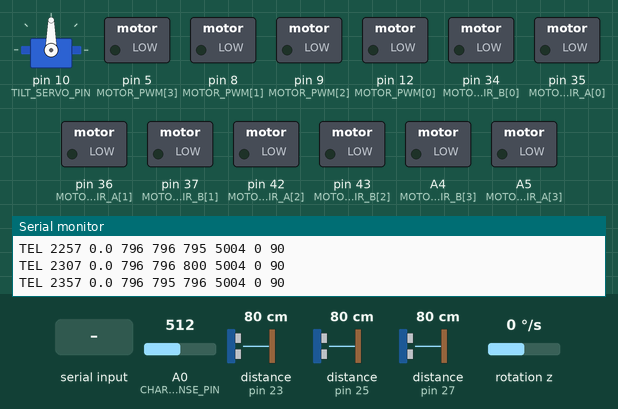
A sketch run on a simulated Arduino Mega 2560, built with avr-gcc and run on an emulated ATmega2560. Shown: servo, switched loads named in the sketch (green lamp = pin HIGH), the last lines printed to the serial monitor. Wiring (inferred from the names in the program): 3 × ultrasonic range finder: trigger pin 22, echo pin 23 / trigger pin 24, echo pin 25 / trigger pin 26, echo pin 27; MPU-6050 motion sensor at I2C address 0x68. The test bench sets the inputs (shaded band); at power-on: A0 (CHARGE_SENSE_PIN) = 512, distance to the obstacle (sensors on pin 23, pin 25, pin 27) 80 cm, rotation z 0 °/s. The echo pulse lasts 58.3 µs per cm; pins used as bus, display or sensor lines are not drawn.

Above: at 2.4 s.
2.5 s: "TILT 1\n" received over Serial
At 2.95 s:
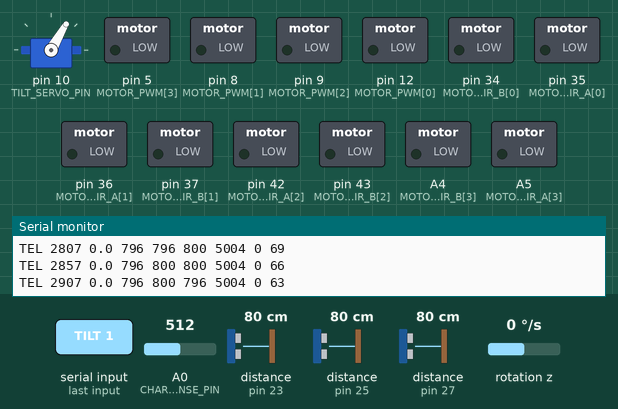
At 5.1 s:
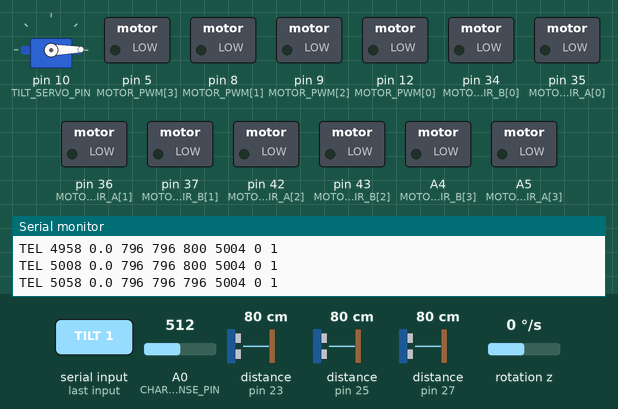
5.5 s: "VEL 1\n" received over Serial
At 6.3 s:
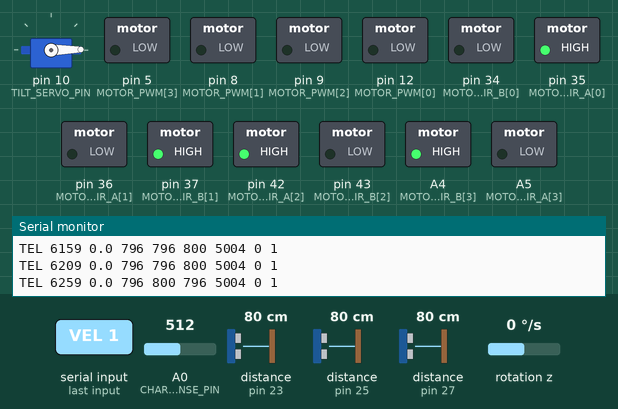
Timing chart, 0 to 8.5 s (numbered marks = the images above; inputs shaded):
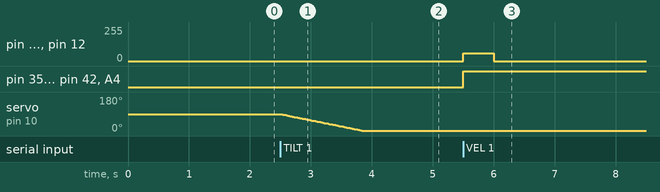

Measured:
- after the input at 2.5 s, servo on pin 10 (TILT_SERVO_PIN): moves from 90° to 1° over 1.3 s, starting at once
- after the input at 5.5 s, pin 5 (MOTOR_PWM[3]), pin 8 (MOTOR_PWM[1]), pin 9 (MOTOR_PWM[2]), pin 12 (MOTOR_PWM[0]): 0/255 → 60/255 at once, → 0/255 0.50 s later; pin 35 (MOTOR_DIR_A[0]), pin 37 (MOTOR_DIR_B[1]), pin 42 (MOTOR_DIR_A[2]), A4 (MOTOR_DIR_B[3]): LOW → HIGH at once

The sketch:

lab_assistant_mega.ino
```cpp
// Arduino Mega firmware for the self-driving lab assistant.
// The Mega drives the motors and reads the sensors; all decisions are made on the Jetson.
// Line protocol over USB serial: see docs/lab_assistant_protocol.md.
// (docs/serial_protocol.md is the core sketch's CORE1 protocol, not this one.)

#include "config.h"
#include "motors.h"
#include "motion.h"
#include "ultrasonic.h"
#include "imu.h"
#include "tilt_servo.h"
#include "charger.h"

static char lineBuf[64];
static uint8_t lineLen = 0;
static unsigned long lastTelemetryMs = 0, lastPingMs = 0;

static float nextFloat() {
  char* tok = strtok(NULL, " ");
  return tok ? atof(tok) : 0.0;
}

static void handleCommand(char* line) {
  char* cmd = strtok(line, " ");
  if (!cmd) return;
  unsigned long now = millis();

  if (!strcmp(cmd, "VEL")) {  // no reply: sent ~10 times a second
    float vx = nextFloat(), vy = nextFloat(), wz = nextFloat();
    motionSetVelocity(vx, vy, wz, now);
  } else if (!strcmp(cmd, "TURN")) {
    motionTurn(nextFloat(), now);
    Serial.println(F("OK TURN"));
  } else if (!strcmp(cmd, "HOLD")) {
    motionHold(nextFloat());
    Serial.println(F("OK HOLD"));
  } else if (!strcmp(cmd, "STOP")) {
    motionStop();
    Serial.println(F("OK STOP"));
  } else if (!strcmp(cmd, "TILT")) {
    tiltSet((int)nextFloat());
    Serial.println(F("OK TILT"));
  } else if (!strcmp(cmd, "ZERO")) {
    imuZero();
    motionHold(0);
    Serial.println(F("OK ZERO"));
  } else if (!strcmp(cmd, "CAL")) {
    motionStop();
    imuCalibrate();
    Serial.println(F("OK CAL"));
  } else if (!strcmp(cmd, "PING")) {
    Serial.println(F("PONG"));
  } else {
    Serial.print(F("ERR UNKNOWN "));
    Serial.println(cmd);
  }
}

static void readSerial() {
  while (Serial.available()) {
    char c = Serial.read();
    if (c == '\r') continue;
    if (c == '\n') {
      lineBuf[lineLen] = '\0';
      handleCommand(lineBuf);
      lineLen = 0;
    } else if (lineLen < sizeof(lineBuf) - 1) {
      lineBuf[lineLen++] = c;
    } else {
      lineLen = 0;  // overlong line: drop it
      Serial.println(F("ERR OVERFLOW"));
    }
  }
}

static void sendTelemetry(unsigned long now) {
  // TEL <t_ms> <heading_deg> <front_mm> <left_mm> <right_mm> <charge_mv> <turning> <tilt_deg>
  Serial.print(F("TEL "));
  Serial.print(now);
  Serial.print(' ');
  Serial.print(imuHeadingDeg(), 1);
  Serial.print(' ');
  Serial.print(ultrasonicMm(US_FRONT));
  Serial.print(' ');
  Serial.print(ultrasonicMm(US_LEFT));
  Serial.print(' ');
  Serial.print(ultrasonicMm(US_RIGHT));
  Serial.print(' ');
  Serial.print(chargerMv());
  Serial.print(' ');
  Serial.print(motionTurning() ? 1 : 0);
  Serial.print(' ');
  Serial.println(tiltCurrentDeg());
}

void setup() {
  Serial.begin(SERIAL_BAUD);
  motorsBegin();
  ultrasonicBegin();
  tiltBegin();
  chargerBegin();
  if (!imuBegin()) Serial.println(F("ERR IMU_NOT_FOUND"));
  motionBegin(imuHeadingDeg());
  Serial.println(F("READY"));
}

void loop() {
  unsigned long now = millis();
  readSerial();
  imuUpdate();

  if (now - lastPingMs >= US_PERIOD_MS) {
    lastPingMs = now;
    ultrasonicUpdate();
  }

  switch (motionUpdate(imuHeadingDeg(), now)) {
    case MOTION_TURN_DONE: Serial.println(F("DONE TURN")); break;
    case MOTION_TURN_TIMEOUT: Serial.println(F("ERR TURN_TIMEOUT")); break;
    case MOTION_WATCHDOG: Serial.println(F("ERR WATCHDOG")); break;
    default: break;
  }

  tiltUpdate(now);

  if (now - lastTelemetryMs >= TELEMETRY_PERIOD_MS) {
    lastTelemetryMs = now;
    sendTelemetry(now);
  }
}
```

charger.cpp
```cpp
#include "charger.h"
#include "config.h"

void chargerBegin() { pinMode(CHARGE_SENSE_PIN, INPUT); }

uint16_t chargerMv() {
  return (uint16_t)(analogRead(CHARGE_SENSE_PIN) * (5000.0 / 1023.0) * CHARGE_DIVIDER_RATIO);
}
```

charger.h
```cpp
// Module 3: wireless charging receiver. The Jetson treats a high reading as "on the coil".
#pragma once
#include <Arduino.h>

void chargerBegin();
uint16_t chargerMv();  // receiver output voltage in mV
```

imu.cpp
```cpp
#include "imu.h"
#include "config.h"
#include <Wire.h>

static const float LSB_PER_DPS = 131.0;  // +-250 deg/s full scale
static float biasZ = 0;
static float heading = 0;
static unsigned long lastUs = 0;

static void writeReg(uint8_t reg, uint8_t value) {
  Wire.beginTransmission(IMU_ADDR);
  Wire.write(reg);
  Wire.write(value);
  Wire.endTransmission();
}

static int16_t readGyroZRaw() {
  Wire.beginTransmission(IMU_ADDR);
  Wire.write(0x47);  // GYRO_ZOUT_H
  Wire.endTransmission(false);
  Wire.requestFrom((uint8_t)IMU_ADDR, (uint8_t)2);
  int16_t hi = Wire.read();
  int16_t lo = Wire.read();
  return (hi << 8) | lo;
}

bool imuBegin() {
  Wire.begin();
  Wire.setClock(400000);
  Wire.beginTransmission(IMU_ADDR);
  Wire.write(0x6B);  // PWR_MGMT_1: wake up
  Wire.write(0);
  if (Wire.endTransmission() != 0) return false;
  writeReg(0x1B, 0x00);  // GYRO_CONFIG: +-250 deg/s
  writeReg(0x1A, 0x03);  // CONFIG: ~44 Hz low-pass filter
  delay(100);
  imuCalibrate();
  return true;
}

void imuCalibrate() {
  long sum = 0;
  for (int i = 0; i < GYRO_CAL_SAMPLES; i++) {
    sum += readGyroZRaw();
    delay(2);
  }
  biasZ = (float)sum / GYRO_CAL_SAMPLES;
  lastUs = micros();
}

void imuUpdate() {
  unsigned long now = micros();
  float dt = (now - lastUs) * 1e-6;
  lastUs = now;
  float rate = IMU_SIGN * (readGyroZRaw() - biasZ) / LSB_PER_DPS;
  if (fabs(rate) < GYRO_DEADBAND_DPS) rate = 0;  // limits drift while parked
  heading += rate * dt;
}

void imuZero() { heading = 0; }

float imuHeadingDeg() { return heading; }
```

imu.h
```cpp
// Module 1: MPU6050 gyroscope, integrated into a heading (deg, counter-clockwise positive).
#pragma once
#include <Arduino.h>

bool imuBegin();       // false if the MPU6050 does not answer on I2C
void imuCalibrate();   // measures gyro bias, the robot must be still
void imuUpdate();      // call every loop
void imuZero();
float imuHeadingDeg(); // not wrapped: keeps counting past +-180
```

motion.cpp
```cpp
#include "motion.h"
#include "motors.h"
#include "config.h"

static float cmdVx = 0, cmdVy = 0, cmdWz = 0;
static float holdTarget = 0;  // the heading is always held unless the Jetson asks to rotate
static bool turning = false;
static bool stopped = true;   // stopped by STOP or the watchdog, until the next VEL
static unsigned long lastVelMs = 0, turnStartMs = 0;

static float clampf(float v, float lo, float hi) { return v < lo ? lo : (v > hi ? hi : v); }

void motionBegin(float heading) {
  holdTarget = heading;
  motorsStop();
}

void motionSetVelocity(float vx, float vy, float wz, unsigned long now) {
  if (turning) return;  // the Jetson waits for DONE TURN before driving again
  cmdVx = vx;
  cmdVy = vy;
  cmdWz = wz;
  lastVelMs = now;
  stopped = false;
}

void motionHold(float headingDeg) { holdTarget = headingDeg; }

void motionTurn(float relDeg, unsigned long now) {
  cmdVx = cmdVy = cmdWz = 0;
  holdTarget += relDeg;  // after the turn the robot keeps holding the new heading
  turning = true;
  turnStartMs = now;
}

void motionStop() {
  cmdVx = cmdVy = cmdWz = 0;
  turning = false;
  stopped = true;
  motorsStop();
}

bool motionTurning() { return turning; }

MotionEvent motionUpdate(float heading, unsigned long now) {
  float err = holdTarget - heading;

  if (turning) {
    if (fabs(err) < TURN_TOLERANCE_DEG) {
      turning = false;
      stopped = true;
      motorsStop();
      return MOTION_TURN_DONE;
    }
    if (now - turnStartMs > TURN_TIMEOUT_MS) {
      turning = false;
      stopped = true;
      holdTarget = heading;
      motorsStop();
      return MOTION_TURN_TIMEOUT;
    }
    float rate = clampf(HEADING_KP * err, -TURN_MAX_RATE, TURN_MAX_RATE);
    if (fabs(rate) < TURN_MIN_RATE) rate = rate > 0 ? TURN_MIN_RATE : -TURN_MIN_RATE;
    motorsDrive(0, 0, rate);
    return MOTION_NONE;
  }

  if (stopped) return MOTION_NONE;
  if (cmdVx == 0 && cmdVy == 0 && cmdWz == 0) {
    motorsStop();  // parked: don't twitch to fix small heading errors
    return MOTION_NONE;
  }
  if (now - lastVelMs > CMD_WATCHDOG_MS) {  // Jetson stopped talking while moving
    motionStop();
    return MOTION_WATCHDOG;
  }

  float wz;
  if (cmdWz != 0) {
    wz = cmdWz;
    holdTarget = heading;  // rotating freely: hold whatever heading it ends at
  } else {
    wz = clampf(HEADING_KP * err, -HOLD_MAX_RATE, HOLD_MAX_RATE);
  }
  motorsDrive(cmdVx, cmdVy, wz);
  return MOTION_NONE;
}
```

motion.h
```cpp
// Motion control on top of the raw motors: velocity commands with a watchdog,
// gyro heading hold while driving, and closed-loop relative turns.
#pragma once
#include <Arduino.h>

enum MotionEvent { MOTION_NONE, MOTION_TURN_DONE, MOTION_TURN_TIMEOUT, MOTION_WATCHDOG };

void motionBegin(float heading);
void motionSetVelocity(float vx, float vy, float wz, unsigned long now);
void motionHold(float headingDeg);              // absolute gyro heading to hold
void motionTurn(float relDeg, unsigned long now);
void motionStop();
bool motionTurning();
MotionEvent motionUpdate(float heading, unsigned long now);  // call every loop
```

motors.cpp
```cpp
#include "motors.h"
#include "config.h"

static void setMotor(uint8_t i, float wheelMmS) {
  float s = wheelMmS * MOTOR_SIGN[i];
  float frac = fabs(s) / MAX_WHEEL_SPEED_MM_S;
  if (frac > 1.0) frac = 1.0;
  int pwm = (fabs(s) < 1.0) ? 0 : MIN_PWM + (int)((MAX_PWM - MIN_PWM) * frac);
  digitalWrite(MOTOR_DIR_A[i], s >= 0 ? HIGH : LOW);
  digitalWrite(MOTOR_DIR_B[i], s >= 0 ? LOW : HIGH);
  analogWrite(MOTOR_PWM[i], pwm);
}

void motorsBegin() {
  for (uint8_t i = 0; i < 4; i++) {
    pinMode(MOTOR_PWM[i], OUTPUT);
    pinMode(MOTOR_DIR_A[i], OUTPUT);
    pinMode(MOTOR_DIR_B[i], OUTPUT);
  }
  motorsStop();
}

void motorsDrive(float vx, float vy, float wz) {
  // Mecanum inverse kinematics (rollers in an X when viewed from above).
  float w = wz * DEG_TO_RAD * ROTATION_ARM_MM;
  float speeds[4] = {
    vx - vy - w,  // front-left
    vx + vy + w,  // front-right
    vx + vy - w,  // rear-left
    vx - vy + w,  // rear-right
  };
  // Scale all wheels together so the direction of travel is kept when one saturates.
  float peak = 0;
  for (uint8_t i = 0; i < 4; i++) peak = max(peak, fabs(speeds[i]));
  float scale = peak > MAX_WHEEL_SPEED_MM_S ? MAX_WHEEL_SPEED_MM_S / peak : 1.0;
  for (uint8_t i = 0; i < 4; i++) setMotor(i, speeds[i] * scale);
}

void motorsStop() {
  for (uint8_t i = 0; i < 4; i++) analogWrite(MOTOR_PWM[i], 0);
}
```

motors.h
```cpp
#pragma once
#include <Arduino.h>

void motorsBegin();
// Body-frame velocity: vx forward (mm/s), vy left (mm/s), wz counter-clockwise (deg/s).
void motorsDrive(float vx, float vy, float wz);
void motorsStop();
```

tilt_servo.cpp
```cpp
#include "tilt_servo.h"
#include "config.h"
#include <Servo.h>

static Servo servo;
static int current = TILT_DEFAULT_DEG;
static int target = TILT_DEFAULT_DEG;
static unsigned long lastStepMs = 0;

void tiltBegin() {
  servo.attach(TILT_SERVO_PIN);
  servo.write(current);
}

void tiltSet(int deg) { target = constrain(deg, TILT_MIN_DEG, TILT_MAX_DEG); }

void tiltUpdate(unsigned long now) {
  if (current == target || now - lastStepMs < TILT_STEP_MS) return;
  lastStepMs = now;
  current += (target > current) ? 1 : -1;
  servo.write(current);
}

int tiltCurrentDeg() { return current; }
```

tilt_servo.h
```cpp
// Module 2: camera tilt servo, moved one degree at a time.
#pragma once
#include <Arduino.h>

void tiltBegin();
void tiltSet(int deg);
void tiltUpdate(unsigned long now);  // call every loop
int tiltCurrentDeg();
```

ultrasonic.cpp
```cpp
#include "ultrasonic.h"
#include "config.h"

static uint16_t distances[US_COUNT];
static uint8_t nextSensor = 0;

void ultrasonicBegin() {
  for (uint8_t i = 0; i < US_COUNT; i++) {
    pinMode(US_TRIG[i], OUTPUT);
    pinMode(US_ECHO[i], INPUT);
    digitalWrite(US_TRIG[i], LOW);
    distances[i] = US_MAX_MM;
  }
}

// One sensor per call: the sensors never hear each other's echoes, and the loop
// blocks for at most one timeout.
void ultrasonicUpdate() {
  uint8_t i = nextSensor;
  nextSensor = (nextSensor + 1) % US_COUNT;

  digitalWrite(US_TRIG[i], LOW);
  delayMicroseconds(2);
  digitalWrite(US_TRIG[i], HIGH);
  delayMicroseconds(10);
  digitalWrite(US_TRIG[i], LOW);

  unsigned long us = pulseIn(US_ECHO[i], HIGH, US_TIMEOUT_US);
  // Sound travels 0.343 mm/us; halve for the round trip.
  // TODO: add a median-of-3 filter if readings spike.
  distances[i] = (us == 0) ? US_MAX_MM : (uint16_t)min(us * 0.1715, (double)US_MAX_MM);
}

uint16_t ultrasonicMm(uint8_t idx) { return distances[idx]; }
```

ultrasonic.h
```cpp
// Module 1: HC-SR04 ultrasonic sensors (front, left, right).
#pragma once
#include <Arduino.h>

void ultrasonicBegin();
void ultrasonicUpdate();            // pings one sensor per call (round robin)
uint16_t ultrasonicMm(uint8_t idx); // latest distance, US_MAX_MM if no echo
```

config.h
```cpp
// Pin map and tuning constants for the Arduino Mega.
// Units: mm, mm/s, degrees, deg/s, ms. Anything marked TODO must be checked on the real robot.
#pragma once
#include <Arduino.h>

// ---------------- Serial link to the Jetson (docs/lab_assistant_protocol.md) ----------------
#define SERIAL_BAUD 115200
#define TELEMETRY_PERIOD_MS 50  // 20 Hz
#define CMD_WATCHDOG_MS 500     // motors stop if no VEL arrives for this long

// ---------------- Mecanum drive ----------------
// Wheel order everywhere: front-left, front-right, rear-left, rear-right.
// Pins and signs are copied from firmware/core_robot_mega/config.h (the candidate
// "4 Motor & 9 Servo" TB6612 profile in docs/hardware.md). That sketch is where the
// wiring gets confirmed: copy any correction from there into here.
const uint8_t MOTOR_PWM[4]   = {12, 8, 9, 5};
const uint8_t MOTOR_DIR_A[4] = {35, 36, 42, A5};  // IN1
const uint8_t MOTOR_DIR_B[4] = {34, 37, 43, A4};  // IN2
const int8_t  MOTOR_SIGN[4]  = {1, -1, 1, -1};

#define MAX_WHEEL_SPEED_MM_S 400.0  // wheel speed at MAX_PWM, TODO: measure
#define MIN_PWM 60                  // below this the motors stall
#define MAX_PWM 120                 // same commissioning cap as the core sketch; raise after floor tests
#define ROTATION_ARM_MM 160.0       // half wheelbase + half track width, TODO: measure

// ---------------- Heading control (gyro) ----------------
#define HEADING_KP 3.0           // deg/s of correction per degree of error
#define HOLD_MAX_RATE 30.0       // max correction while driving straight
#define TURN_MAX_RATE 90.0
#define TURN_MIN_RATE 20.0       // below this the robot does not rotate at all
#define TURN_TOLERANCE_DEG 2.0
#define TURN_TIMEOUT_MS 6000

// ---------------- Ultrasonic HC-SR04 (module 1) ----------------
enum { US_FRONT = 0, US_LEFT, US_RIGHT, US_COUNT };
// TODO: wiring. Keep clear of the motor pins above (34-37, 42, 43 are motor direction pins).
const uint8_t US_TRIG[US_COUNT] = {22, 24, 26};
const uint8_t US_ECHO[US_COUNT] = {23, 25, 27};
#define US_PERIOD_MS 20          // one sensor per period, round robin
#define US_TIMEOUT_US 25000      // ~4.3 m
#define US_MAX_MM 4000           // reported when nothing echoes back

// ---------------- MPU6050 gyroscope (module 1) ----------------
#define IMU_ADDR 0x68
#define IMU_SIGN 1.0             // -1 if the board is mounted upside down
#define GYRO_CAL_SAMPLES 500     // robot must be still during calibration
#define GYRO_DEADBAND_DPS 0.3

// ---------------- Camera tilt servo (module 2) ----------------
#define TILT_SERVO_PIN 10        // TODO: match a servo header on the shield (9 is motor C PWM).
                                 // Servo.h uses Timer5: no PWM on 44-46 while it runs
#define TILT_MIN_DEG 0
#define TILT_MAX_DEG 180
#define TILT_DEFAULT_DEG 90
#define TILT_STEP_MS 15          // 1 degree per step, so the camera does not jerk

// ---------------- Wireless charging receiver sense (module 3) ----------------
#define CHARGE_SENSE_PIN A0
#define CHARGE_DIVIDER_RATIO 2.0  // receiver output -> resistor divider -> A0, TODO: match divider
```
